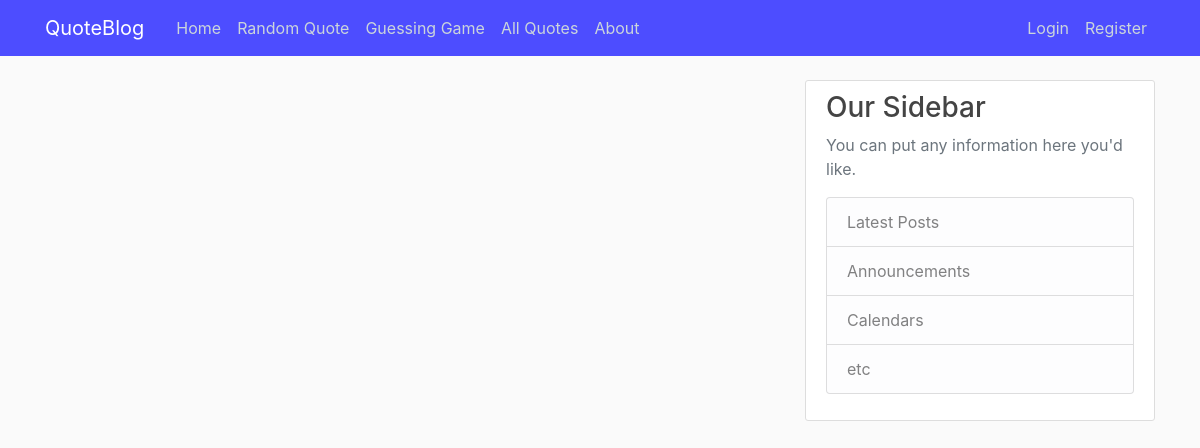
The app's page /home, older data.
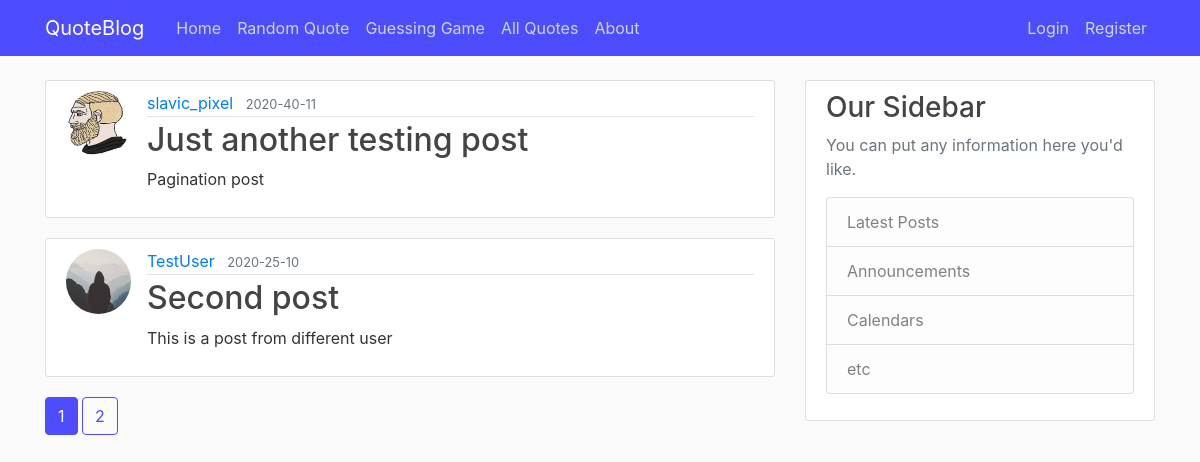
The same page, newer data.
### quoteblog/models.py (models this page shows, shortened)
class Post(db.Model):
    id = db.Column(db.Integer, primary_key=True)
    title =  db.Column(db.String(100), nullable=False)
    date_posted = db.Column(db.DateTime, nullable=False, default=datetime.utcnow)
    content = db.Column(db.Text, nullable=False)
    user_id = db.Column(db.Integer, db.ForeignKey('user.id'), nullable=False)

class User(db.Model, UserMixin):
    id = db.Column(db.Integer, primary_key=True)
    username = db.Column(db.String(20), unique=True, nullable=False)
    email = db.Column(db.String(120), unique=True, nullable=False)
    image_file = db.Column(db.String(20), nullable=False, default='default.jpg')
    password = db.Column(db.String(60), nullable=False)
    posts = db.relationship('Post', backref='author', lazy=True)

### quoteblog/main/routes.py (the view)
@main.route("/")
@main.route("/home")
def home():
    page = request.args.get('page', 1, type=int)
    posts = Post.query.order_by(Post.date_posted.desc()).paginate(page=page, per_page=2)
    return render_template('home.html', posts=posts)

### quoteblog/templates/home.html
{% extends "layout.html" %}
{% block content %}
    {% for post in posts.items %}
        <article class="media content-section">
          <img class="rounded-circle article-img" src="{{ url_for('static', filename='profile_pics/' + post.author.image_file) }}">
          <div class="media-body">
            <div class="article-metadata">
              <a class="mr-2" href="{{ url_for('users.user_posts', username=post.author.username) }}">{{ post.author.username }}</a>
              <small class="text-muted">{{ post.date_posted.strftime('%Y-%M-%d') }}</small>
            </div>
            <h2><a class="article-title" href="{{ url_for('posts.post', post_id=post.id) }}">{{ post.title }}</a></h2>
            <p class="article-content">{{ post.content }}</p>
          </div>
        </article>
    {% endfor %}
    {% for page_num in posts.iter_pages(left_edge=1, right_edge=1, left_current=1, right_current=2) %}
        {% if page_num %}
          {% if posts.page == page_num %}
            <a class="btn btn-info mb-4" href="{{ url_for('main.home', page=page_num) }}">{{ page_num }}</a>
          {% else %}
            <a class="btn btn-outline-info mb-4" href="{{ url_for('main.home', page=page_num) }}">{{ page_num }}</a>
          {% endif %}
        {% else %}
          ...
        {% endif %}
    {% endfor %}
{% endblock content %}

### quoteblog/templates/layout.html (shortened to what this page needs)
<!doctype html>
<html lang="en">
  <head>
    <link rel="stylesheet" href="https://stackpath.bootstrapcdn.com/bootstrap/4.3.1/css/bootstrap.min.css">
    <link rel="stylesheet" type="text/css" href="{{ url_for('static', filename='main.css') }}">
</head>
<body>
    <header class="site-header">
        <nav class="navbar navbar-expand-md navbar-dark bg-steel fixed-top">
          <div class="container">
            <a class="navbar-brand mr-4" href="/">QuoteBlog</a>
            <div class="collapse navbar-collapse" id="navbarToggle">
              <div class="navbar-nav mr-auto">
                <a class="nav-item nav-link" href="{{ url_for('main.home') }}">Home</a>
                <a class="nav-item nav-link" href="{{ url_for('quotes.random_pick') }}">Random Quote</a>
                <a class="nav-item nav-link" href="{{ url_for('quotes.guess') }}">Guessing Game</a>
                <a class="nav-item nav-link" href="{{ url_for('quotes.allquotes') }}">All Quotes</a>
                <a class="nav-item nav-link" href="{{ url_for('main.about') }}">About</a>
              </div>
              <div class="navbar-nav">
                {% if current_user.is_authenticated %}
                <a href="{{ url_for('users.account') }}"><img class="rounded-circle account-img-nav" src="{{ url_for('static', filename='profile_pics/' + current_user.image_file) }}"></a>
                  <a class="nav-item nav-link" href="{{ url_for('users.account') }}">Account</a>
                  <a class="nav-item nav-link" href="{{ url_for('posts.new_post') }}">New Post</a>
                  <a class="nav-item nav-link" href="{{ url_for('users.logout') }}">Logout</a>
                {% else %}
                  <a class="nav-item nav-link" href="{{ url_for('users.login') }}">Login</a>
                  <a class="nav-item nav-link" href="{{ url_for('users.register') }}">Register</a>
                {% endif %}
              </div>
            </div>
          </div>
        </nav>
      </header>
      <main role="main" class="container">
        <div class="row">
          <div class="col-md-8">
            {% block content %}{% endblock %}
          </div>
          <div class="col-md-4">
            <div class="content-section">
              <h3>Our Sidebar</h3>
              <p class='text-muted'>You can put any information here you'd like.
                <ul class="list-group">
                  <li class="list-group-item list-group-item-light">Latest Posts</li>
                  <li class="list-group-item list-group-item-light">Announcements</li>
                  <li class="list-group-item list-group-item-light">Calendars</li>
                  <li class="list-group-item list-group-item-light">etc</li>
                </ul>
              </p>
            </div>
          </div>
        </div>
      </main>
</body>
</html>

### quoteblog/static/main.css (style rules this page uses)
body { background: #fafafa; color: #333333; margin-top: 5rem; }
h1, h2, h3, h4, h5, h6 { color: #444444; }
.bg-steel { background-color: #4d4dff; }
.site-header .navbar-nav .nav-link { color: #cbd5db; }
.content-section { background: #ffffff; padding: 10px 20px; border: 1px solid #dddddd; border-radius: 3px; margin-bottom: 20px; }
.article-title { color: #444444; }
.article-content { white-space: pre-line; }
.article-img { height: 65px; width: 65px; margin-right: 16px; }
.article-metadata { padding-bottom: 1px; margin-bottom: 4px; border-bottom: 1px solid #e3e3e3 }
.btn { border: 1px solid #4d4dff; color: #4d4dff; }
.btn:hover, .btn:active, .btn-info { background-color: #4d4dff; border: 1px solid #4d4dff; color: white; }

Row changes from the older to the newer data that the page shows:
added Post: image_file (picture), author.username "slavic_pixel", date_posted "2020-40-11", title "Just another testing post", content "Pagination post"
added Post: image_file (placeholder picture), author.username "TestUser", date_posted "2020-25-10", title "Second post", content "This is a post from different user"
Text that changed along with them:
new list line: "1"
new list line: "2"
